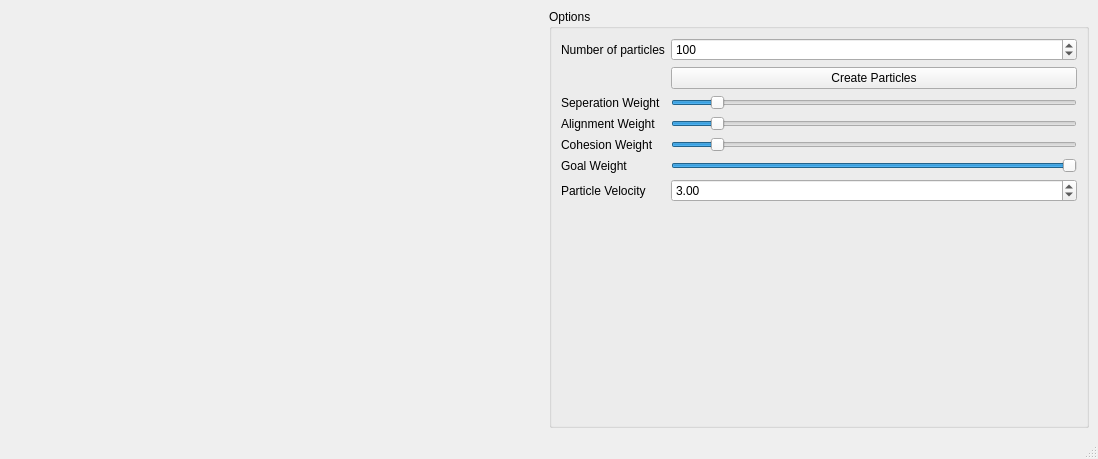
<?xml version="1.0" encoding="UTF-8"?>
<ui version="4.0">
 <class>MainWindow</class>
 <widget class="QMainWindow" name="MainWindow">
  <property name="geometry">
   <rect>
    <x>0</x>
    <y>0</y>
    <width>1098</width>
    <height>459</height>
   </rect>
  </property>
  <property name="windowTitle">
   <string>Summer Projects</string>
  </property>
  <widget class="QWidget" name="centralwidget">
   <layout class="QGridLayout" name="gridLayout">
    <item row="0" column="0">
     <spacer name="horizontalSpacer">
      <property name="orientation">
       <enum>Qt::Horizontal</enum>
      </property>
      <property name="sizeHint" stdset="0">
       <size>
        <width>40</width>
        <height>20</height>
       </size>
      </property>
     </spacer>
    </item>
    <item row="0" column="1">
     <widget class="QGroupBox" name="s_optionsGbx">
      <property name="title">
       <string>Options</string>
      </property>
      <layout class="QGridLayout" name="gridLayout_2">
       <item row="1" column="0">
        <widget class="QLabel" name="s_numParticlesLbl">
         <property name="text">
          <string>Number of particles</string>
         </property>
        </widget>
       </item>
       <item row="1" column="1">
        <widget class="QSpinBox" name="s_numParticlesSpn">
         <property name="maximum">
          <number>10000</number>
         </property>
         <property name="value">
          <number>100</number>
         </property>
        </widget>
       </item>
       <item row="2" column="1">
        <widget class="QPushButton" name="s_createParticlesBtn">
         <property name="text">
          <string>Create Particles</string>
         </property>
        </widget>
       </item>
       <item row="4" column="1">
        <widget class="QSlider" name="s_alignSldr">
         <property name="maximum">
          <number>100</number>
         </property>
         <property name="singleStep">
          <number>1</number>
         </property>
         <property name="value">
          <number>10</number>
         </property>
         <property name="orientation">
          <enum>Qt::Horizontal</enum>
         </property>
        </widget>
       </item>
       <item row="3" column="1">
        <widget class="QSlider" name="s_sepSldr">
         <property name="maximum">
          <number>100</number>
         </property>
         <property name="value">
          <number>10</number>
         </property>
         <property name="orientation">
          <enum>Qt::Horizontal</enum>
         </property>
        </widget>
       </item>
       <item row="5" column="0">
        <widget class="QLabel" name="s_CohesLbl">
         <property name="text">
          <string>Cohesion Weight</string>
         </property>
        </widget>
       </item>
       <item row="3" column="0">
        <widget class="QLabel" name="s_sepLbl">
         <property name="text">
          <string>Seperation Weight</string>
         </property>
        </widget>
       </item>
       <item row="5" column="1">
        <widget class="QSlider" name="s_cohesionSldr">
         <property name="maximum">
          <number>100</number>
         </property>
         <property name="value">
          <number>10</number>
         </property>
         <property name="orientation">
          <enum>Qt::Horizontal</enum>
         </property>
        </widget>
       </item>
       <item row="4" column="0">
        <widget class="QLabel" name="s_alignLbl">
         <property name="text">
          <string>Alignment Weight</string>
         </property>
        </widget>
       </item>
       <item row="7" column="0">
        <widget class="QLabel" name="s_goalLbl">
         <property name="text">
          <string>Goal Weight</string>
         </property>
        </widget>
       </item>
       <item row="7" column="1">
        <widget class="QSlider" name="s_goalSldr">
         <property name="maximum">
          <number>100</number>
         </property>
         <property name="value">
          <number>100</number>
         </property>
         <property name="orientation">
          <enum>Qt::Horizontal</enum>
         </property>
        </widget>
       </item>
       <item row="9" column="0">
        <widget class="QLabel" name="s_velocityLbl">
         <property name="text">
          <string>Particle Velocity</string>
         </property>
        </widget>
       </item>
       <item row="9" column="1">
        <widget class="QDoubleSpinBox" name="s_velocitySpn">
         <property name="value">
          <double>3.000000000000000</double>
         </property>
        </widget>
       </item>
       <item row="10" column="1">
        <spacer name="verticalSpacer">
         <property name="orientation">
          <enum>Qt::Vertical</enum>
         </property>
         <property name="sizeHint" stdset="0">
          <size>
           <width>20</width>
           <height>40</height>
          </size>
         </property>
        </spacer>
       </item>
      </layout>
     </widget>
    </item>
   </layout>
  </widget>
  <widget class="QMenuBar" name="menubar">
   <property name="geometry">
    <rect>
     <x>0</x>
     <y>0</y>
     <width>1098</width>
     <height>20</height>
    </rect>
   </property>
  </widget>
  <widget class="QStatusBar" name="statusbar"/>
 </widget>
 <resources/>
 <connections/>
</ui>
